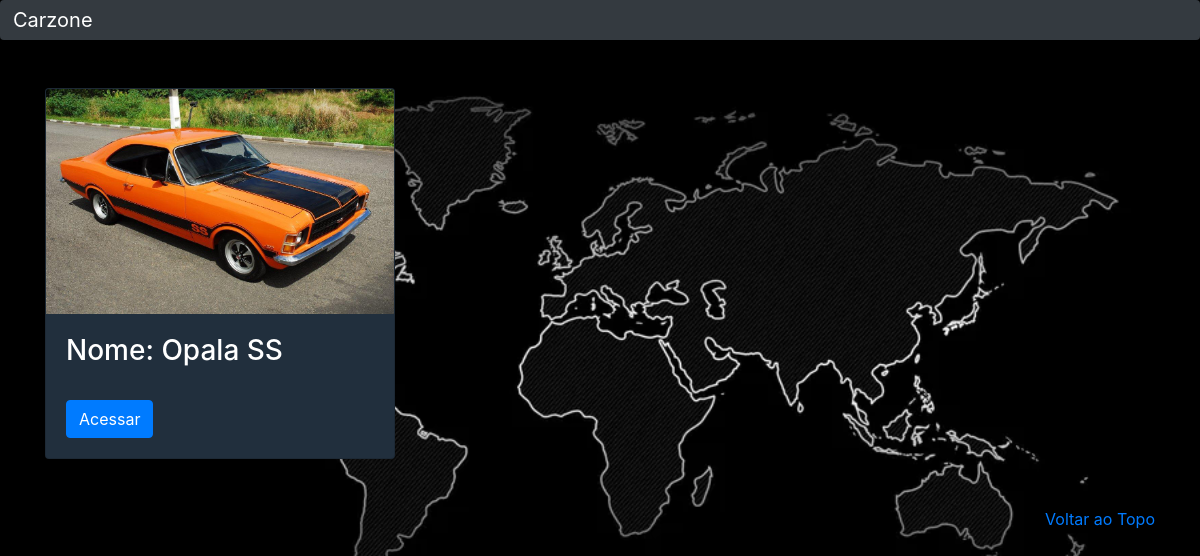
The page /carros/marcas/chevrolet/listar_carros/ on the database its author committed.
### carro/models.py (models this page shows, shortened)
class Carro(models.Model):
    nome = models.CharField(max_length=50, unique=True)
    marca = models.ForeignKey(Marca, on_delete=models.SET_NULL, null=True)
    ano = models.IntegerField()
    motor = models.CharField(max_length=20)
    imagem = models.ImageField(upload_to="imagem_carro")
    descricao = models.CharField(max_length=1500)
    slug = models.SlugField(unique=True, blank=True, null=True)

### carro/views.py (the view)
# urls.py: path('marcas/<slug:slug>/listar_carros/', views.listar_carros, name='listar_carros'),
def listar_carros(request, slug):
    if request.method == "GET":
        marca = Marca.objects.get(slug=slug)
        carros = Carro.objects.filter(marca=marca)
        return render(request, 'listar_carros.html', {'carros': carros})

### carro/templates/listar_carros.html
{% extends 'base.html' %}
{% block 'body' %}
<br>
<br>
<div class="container">
    <div class="row">
        {% for carro in carros %}
        <div class="col-md-4">
            <div style="background-color: #212F3D;" class="card mb-4 box-shadow">
                <img style="height: 225px;" class="card-img-top" data-src="holder.js/100px225?theme=thumb&bg=55595c&fg=eceeef&text=Thumbnail"
                    src="{{carro.imagem.url}}">
                <div class="card-body">
                    <h3 class="jumbotron-heading" style="color: white;">Nome: {{carro.nome}}</h3>
                    <br>
                    <div class="d-flex justify-content-between align-items-center">
                        <div class="btn-group">
                            <a href="{% url 'exibir_carro' carro.slug %}"><button type="button"
                                    class="btn btn-primary">Acessar</button></a>
                        </div>
                    </div>
                </div>
            </div>
        </div>
        {% endfor %}
    </div>
</div>
{% endblock %}

### rows shown on the page
Carro: imagem (picture), nome "Opala SS"
